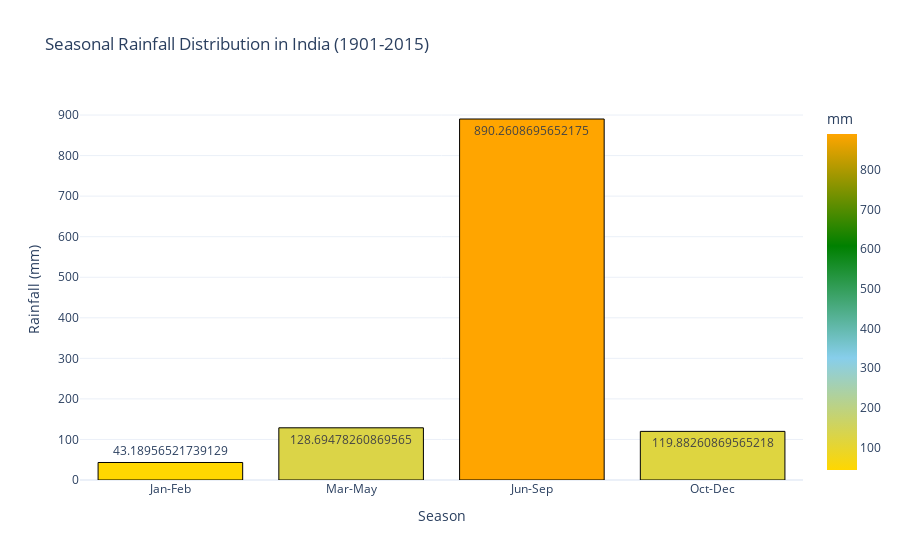

The notebook cell saved with this chart:
### Code cell
#The seasonal distribution highlights the dominance of the monsoon season (June to September), which contributes the bulk of annual rainfall (around 890 mm). In contrast, the other seasons (January-February, 
#March-May, and October-December) contribute significantly less to the annual total, which emphasizes the critical role of the monsoon.

# seasonal rainfall distribution
seasonal_columns = ['Jan-Feb', 'Mar-May', 'Jun-Sep', 'Oct-Dec']
seasonal_avg = rainfall_data[seasonal_columns].mean()

fig_seasonal = px.bar(
    x=seasonal_avg.index,
    y=seasonal_avg.values,
    labels={'x': 'Season', 'y': 'Rainfall (mm)'},
    title='Seasonal Rainfall Distribution in India (1901-2015)',
    text=seasonal_avg.values,
    color=seasonal_avg.values,
    color_continuous_scale=['gold', 'skyblue', 'green', 'orange']
)

fig_seasonal.update_traces(marker_line_color='black', marker_line_width=1)
fig_seasonal.update_layout(
    template='plotly_white',
    height=500,
    coloraxis_colorbar=dict(title='mm')
)
fig_seasonal.update_layout(template='plotly_white', height=500)
fig_seasonal.show()

### Figure 1 — Plotly figure (JSON) as saved in the notebook; plotly's stock layout.template omitted (floating-point values rounded to 4 significant figures)
{"data": [{"alignmentgroup": "True", "hovertemplate": "Season=%{x}<br>Rainfall (mm)=%{y}<br>text=%{text}<br>color=%{marker.color}<extra></extra>", "legendgroup": "", "marker": {"color": [43.19, 128.7, 890.3, 119.9], "coloraxis": "coloraxis", "line": {"color": "black", "width": 1}, "pattern": {"shape": ""}}, "name": "", "offsetgroup": "", "orientation": "v", "showlegend": false, "text": [43.19, 128.7, 890.3, 119.9], "textposition": "auto", "type": "bar", "x": ["Jan-Feb", "Mar-May", "Jun-Sep", "Oct-Dec"], "xaxis": "x", "y": [43.19, 128.7, 890.3, 119.9], "yaxis": "y"}], "layout": {"autosize": true, "barmode": "relative", "coloraxis": {"colorbar": {"title": {"text": "mm"}}, "colorscale": [[0, "gold"], [0.3333, "skyblue"], [0.6667, "green"], [1, "orange"]]}, "legend": {"tracegroupgap": 0}, "title": {"text": "Seasonal Rainfall Distribution in India (1901-2015)"}, "xaxis": {"anchor": "y", "autorange": true, "domain": [0, 1], "range": [-0.5, 3.5], "title": {"text": "Season"}, "type": "category"}, "yaxis": {"anchor": "x", "autorange": true, "domain": [0, 1], "range": [0, 937.1], "title": {"text": "Rainfall (mm)"}, "type": "linear"}}}
